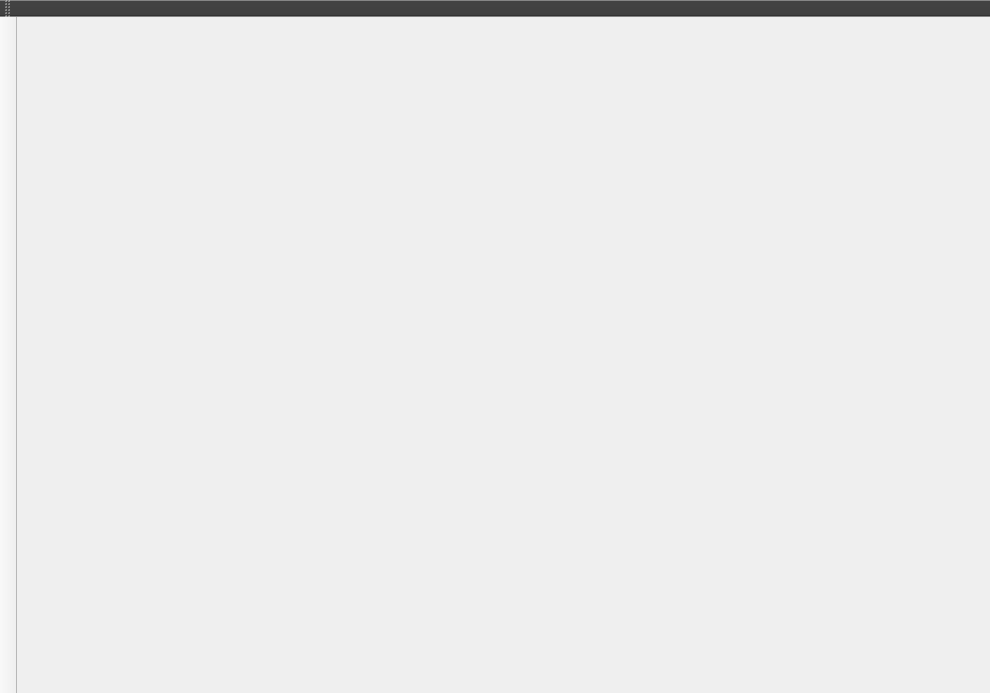
<?xml version="1.0" encoding="UTF-8"?>
<ui version="4.0">
 <class>MainWindow</class>
 <widget class="QMainWindow" name="MainWindow">
  <property name="geometry">
   <rect>
    <x>0</x>
    <y>0</y>
    <width>990</width>
    <height>693</height>
   </rect>
  </property>
  <property name="windowTitle">
   <string>MainWindow</string>
  </property>
  <property name="windowIcon">
   <iconset resource="../../core/core.qrc">
    <normaloff>:/resources/icon64.png</normaloff>:/resources/icon64.png</iconset>
  </property>
  <widget class="QWidget" name="centralWidget">
   <layout class="QHBoxLayout" name="centralLayout">
    <property name="spacing">
     <number>0</number>
    </property>
    <property name="leftMargin">
     <number>0</number>
    </property>
    <property name="topMargin">
     <number>0</number>
    </property>
    <property name="rightMargin">
     <number>0</number>
    </property>
    <property name="bottomMargin">
     <number>0</number>
    </property>
    <item>
     <widget class="ComputerMonitoringView" name="computerMonitoringView" native="true"/>
    </item>
   </layout>
  </widget>
  <widget class="SideBar" name="sideBar">
   <property name="windowTitle">
    <string>toolBar</string>
   </property>
   <property name="movable">
    <bool>false</bool>
   </property>
   <property name="iconSize">
    <size>
     <width>16</width>
     <height>16</height>
    </size>
   </property>
   <property name="floatable">
    <bool>false</bool>
   </property>
   <attribute name="toolBarArea">
    <enum>LeftToolBarArea</enum>
   </attribute>
   <attribute name="toolBarBreak">
    <bool>false</bool>
   </attribute>
  </widget>
  <widget class="QToolBar" name="toolBar">
   <property name="palette">
    <palette>
     <active>
      <colorrole role="Base">
       <brush brushstyle="SolidPattern">
        <color alpha="255">
         <red>252</red>
         <green>252</green>
         <blue>252</blue>
        </color>
       </brush>
      </colorrole>
      <colorrole role="Window">
       <brush brushstyle="SolidPattern">
        <color alpha="255">
         <red>64</red>
         <green>64</green>
         <blue>64</blue>
        </color>
       </brush>
      </colorrole>
     </active>
     <inactive>
      <colorrole role="Base">
       <brush brushstyle="SolidPattern">
        <color alpha="255">
         <red>252</red>
         <green>252</green>
         <blue>252</blue>
        </color>
       </brush>
      </colorrole>
      <colorrole role="Window">
       <brush brushstyle="SolidPattern">
        <color alpha="255">
         <red>64</red>
         <green>64</green>
         <blue>64</blue>
        </color>
       </brush>
      </colorrole>
     </inactive>
     <disabled>
      <colorrole role="Base">
       <brush brushstyle="SolidPattern">
        <color alpha="255">
         <red>64</red>
         <green>64</green>
         <blue>64</blue>
        </color>
       </brush>
      </colorrole>
      <colorrole role="Window">
       <brush brushstyle="SolidPattern">
        <color alpha="255">
         <red>64</red>
         <green>64</green>
         <blue>64</blue>
        </color>
       </brush>
      </colorrole>
     </disabled>
    </palette>
   </property>
   <property name="windowTitle">
    <string>toolBar</string>
   </property>
   <attribute name="toolBarArea">
    <enum>TopToolBarArea</enum>
   </attribute>
   <attribute name="toolBarBreak">
    <bool>false</bool>
   </attribute>
  </widget>
 </widget>
 <customwidgets>
  <customwidget>
   <class>SideBar</class>
   <extends>QToolBar</extends>
   <header>SideBar.h</header>
  </customwidget>
  <customwidget>
   <class>ComputerMonitoringView</class>
   <extends>QWidget</extends>
   <header>ComputerMonitoringView.h</header>
   <container>1</container>
  </customwidget>
 </customwidgets>
 <resources>
  <include location="../../core/core.qrc"/>
 </resources>
 <connections/>
</ui>
